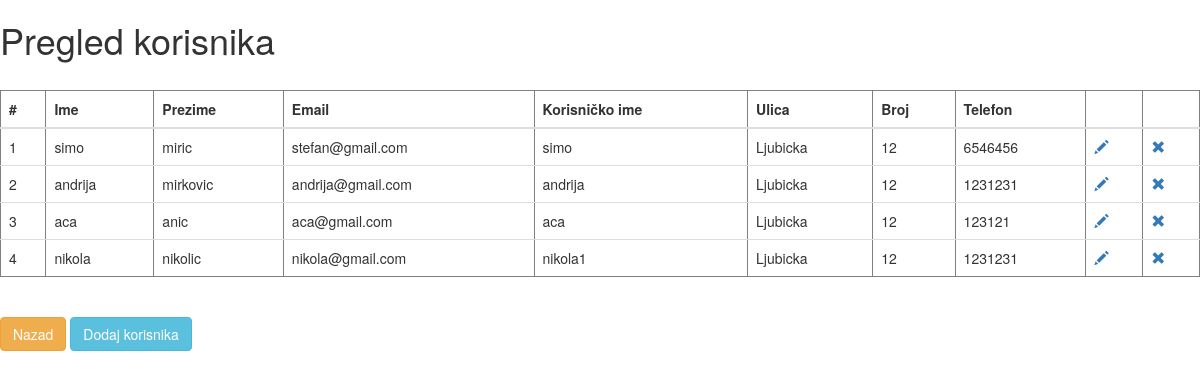
The page /php/pregled-korisnika.php (signed in) on the database its author committed.
### tables this page shows
CREATE TABLE `korisnik` (
  `id` int(11) NOT NULL,
  `ime` varchar(20) NOT NULL,
  `prezime` varchar(20) NOT NULL,
  `email` varchar(20) NOT NULL,
  `korisnicko_ime` varchar(20) NOT NULL,
  `sifra` text NOT NULL,
  `sifra2` text NOT NULL,
  `ulica` varchar(30) NOT NULL,
  `broj` int(11) NOT NULL,
  `telefon` int(11) NOT NULL
);

### php/baza/DB.php (called while the page is built, shortened)
<?php
class DB {
	protected $config;
	protected $pdo = null;
	public function __construct() {
        $db_config = parse_ini_file(__DIR__ . '/baza.ini', true);
		$this->config = !empty($db_config) ? $db_config : array();
	}
	public function get($new = false) {
		try {
			$this->pdo = new \PDO(
				sprintf('mysql:dbname=%s',
					$this->config['name']
				),
				$this->config['username'],
				$this->config['password'],
				array(
					\PDO::ATTR_PERSISTENT => false,
					\PDO::MYSQL_ATTR_INIT_COMMAND => self::MYSQL_SET_NAMES_VALUE,
					\PDO::ATTR_ERRMODE => \PDO::ERRMODE_EXCEPTION,
				)
			);
		} catch (\PDOException $e) {
			var_dump($e->getMessage());die;
		} catch (\Exception $e) {
            var_dump($e->getMessage());
			$this->pdo = null;
			die;
		}
		return $this->pdo;
	}
	public function query($sql) {
		if ($this->get()) {
			try {
				$result = $this->pdo->query($sql);
				return $result;
			} catch (\PDOException $e) {
			} catch (\Exception $e) {
			}
		} else {
            throw new \Exception('Not connected to database');
		}
		return null;
	}
	public function fetchAll($sql, $safe = true) {
		$result = $this->query($sql);
		return empty($result) ? ($safe ? array() : null) : $result->fetchAll(\PDO::FETCH_ASSOC);
	}
}

### php/pregled-korisnika.php (the view, shortened to what this page needs)
<?php
if ($_SESSION['admin'] == 0) {
    loginScreen();
} else {
?>
<!DOCTYPE html>
<html>
<head>
    <?php
        require_once __DIR__ . '/header.php';
    ?>
</head>
<body>
<div class="restoran">
    <h1>Pregled korisnika</h1>
    <br>
    <div>
        <table class="table table-hover" border="1">
            <thead>
            <tr>
                <th>#</th>
                <th>Ime</th>
                <th>Prezime</th>
                <th>Email</th>
                <th>Korisničko ime</th>
                <th>Ulica</th>
                <th>Broj</th>
                <th>Telefon</th>
                <th></th>
                <th></th>
            </tr>
            </thead>
            <tbody id="korisnik_table">
            <?php
            require_once __DIR__ . '/baza/DB.php';
            $db = new \Baza\DB();
            $i=1;
            $korisnik = $db->fetchAll("SELECT * FROM korisnik;");
            foreach ($korisnik as $rez)
            {
                echo "<tr>\n";
                echo " <td>$i</td>\n";
                echo " <td>{$rez['ime']}</td>\n";
                echo " <td>{$rez['prezime']}</td>\n";
                echo " <td>{$rez['email']}</td>\n";
                echo " <td>{$rez['korisnicko_ime']}</td>\n";
                echo " <td>{$rez['ulica']}</td>\n";
                echo " <td>{$rez['broj']}</td>\n";
                echo " <td>{$rez['telefon']}</td>\n";
                echo " <td><a href='izmeni-korisnika.php?id={$rez['id']}' id='dugme'><span class='glyphicon glyphicon-pencil' aria-hidden='true'></span></a></td>\n";
                echo " <td><a href='db-ukloni-korisnika.php?id={$rez['id']}' id='dugme' onclick='if(!confirm(\"Da li ste sigurni?\"))return false;'><span class='glyphicon glyphicon-remove' aria-hidden='true'></span></a></td>\n";
              $i++;
            }
            ?>
            </tbody>
        </table>
    </div>
    <br>
    <a href="../admin/index.php" class="btn btn-md btn-warning" id="dugme1">Nazad</a>
    <a href="korisnik.php" class="btn btn-md btn-info" id="dugme2">Dodaj korisnika</a>
</div>
<br>
    <?php
    }
    ?>
</body>
</html>

### rows shown on the page
korisnik: ime "simo", prezime "miric", email "stefan@gmail.com", korisnicko_ime "simo", ulica "Ljubicka", broj "12", telefon "6546456"
korisnik: ime "andrija", prezime "mirkovic", email "andrija@gmail.com", korisnicko_ime "andrija", ulica "Ljubicka", broj "12", telefon "1231231"
korisnik: ime "aca", prezime "anic", email "aca@gmail.com", korisnicko_ime "aca", ulica "Ljubicka", broj "12", telefon "123121"
korisnik: ime "nikola", prezime "nikolic", email "nikola@gmail.com", korisnicko_ime "nikola1", ulica "Ljubicka", broj "12", telefon "1231231"
